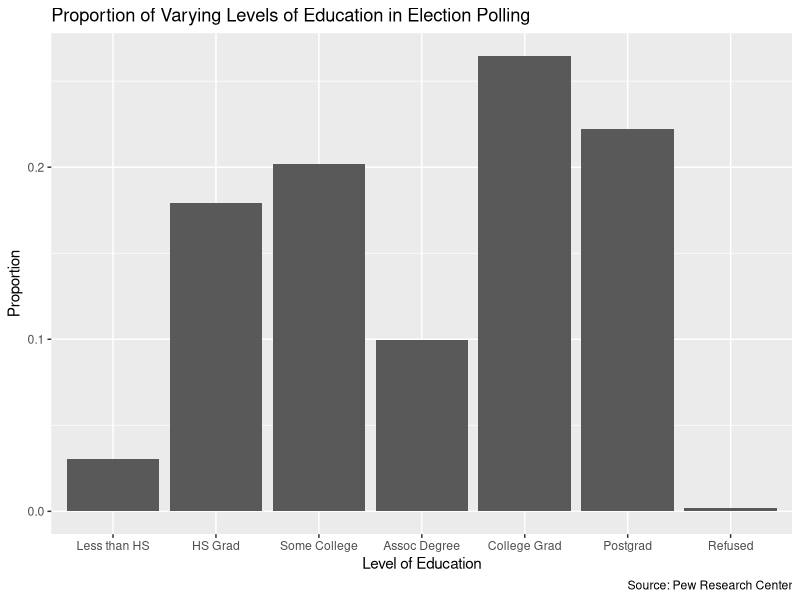
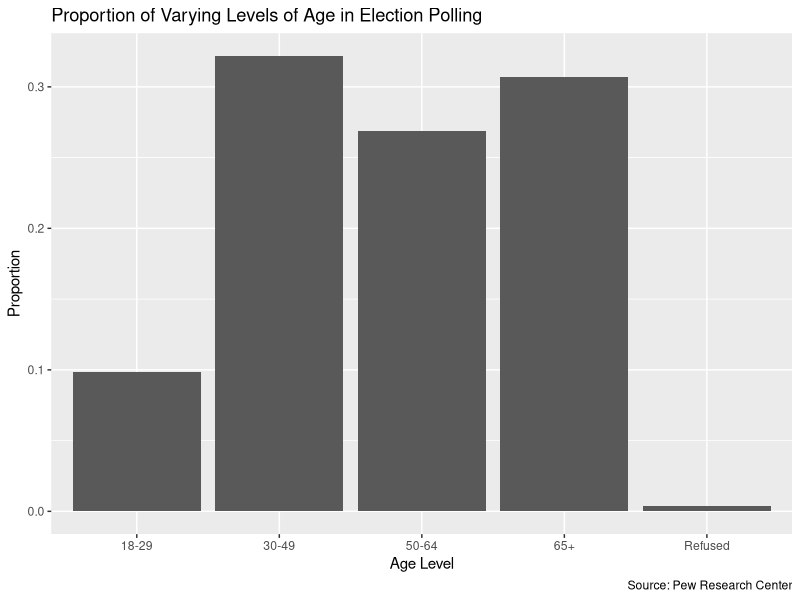

Write the R code that produced these figures, in order.
## ---- chunk 1
library(tidyverse)
library(dplyr)
library(ggplot2)
data <- read_csv("ATP W153.csv")
head(data)
## ---- chunk 2
data <- data |>
  mutate(education_level = case_when(
    F_EDUCCAT2 == 1 ~ "Less than HS",
    F_EDUCCAT2 == 2 ~ "HS Grad",
    F_EDUCCAT2 == 3 ~ "Some College",
    F_EDUCCAT2 == 4 ~ "Assoc Degree",
    F_EDUCCAT2 == 5 ~ "College Grad",
    F_EDUCCAT2 == 6 ~ "Postgrad",
    F_EDUCCAT2 == 99 ~ "Refused"
  )) |>
  mutate(education_level = factor(education_level, 
                             levels = c("Less than HS", "HS Grad", "Some College", "Assoc Degree", "College Grad", "Postgrad", "Refused")))

data <- data |>
  mutate(age_level = case_when(
    F_AGECAT == 1 ~ "18-29",
    F_AGECAT == 2 ~ "30-49",
    F_AGECAT == 3 ~ "50-64",
    F_AGECAT == 4 ~ "65+",
    F_AGECAT == 99 ~ "Refused"
  )) 



education <-
  data |>
  group_by(education_level) |>
  summarize(n = n()) |>
  mutate(prop = n / sum(n))
  
knitr::kable(education, digits = 2, col.names = c("Education Level", "Number of Respondents", "Proportion"))

age <-
  data |>
  group_by(age_level) |>
  summarize(n = n()) |>
  mutate(prop = n / sum(n))

knitr::kable(age, digits = 2, col.names = c("Age Level", "Number of Respondents", "Proportion"))
## ---- chunk 3
education_barplot <- 
  ggplot(education, aes(x = education_level, prop)) + 
  geom_col() +
  labs(x = "Level of Education", y = "Proportion", title = "Proportion of Varying Levels of Education in Election Polling", caption = "Source: Pew Research Center")

education_barplot

age_barplot <- 
  ggplot(age, aes(x = age_level, prop)) + 
  geom_col() +
  labs(x = "Age Level", y = "Proportion", title = "Proportion of Varying Levels of Age in Election Polling", caption = "Source: Pew Research Center")

age_barplot
